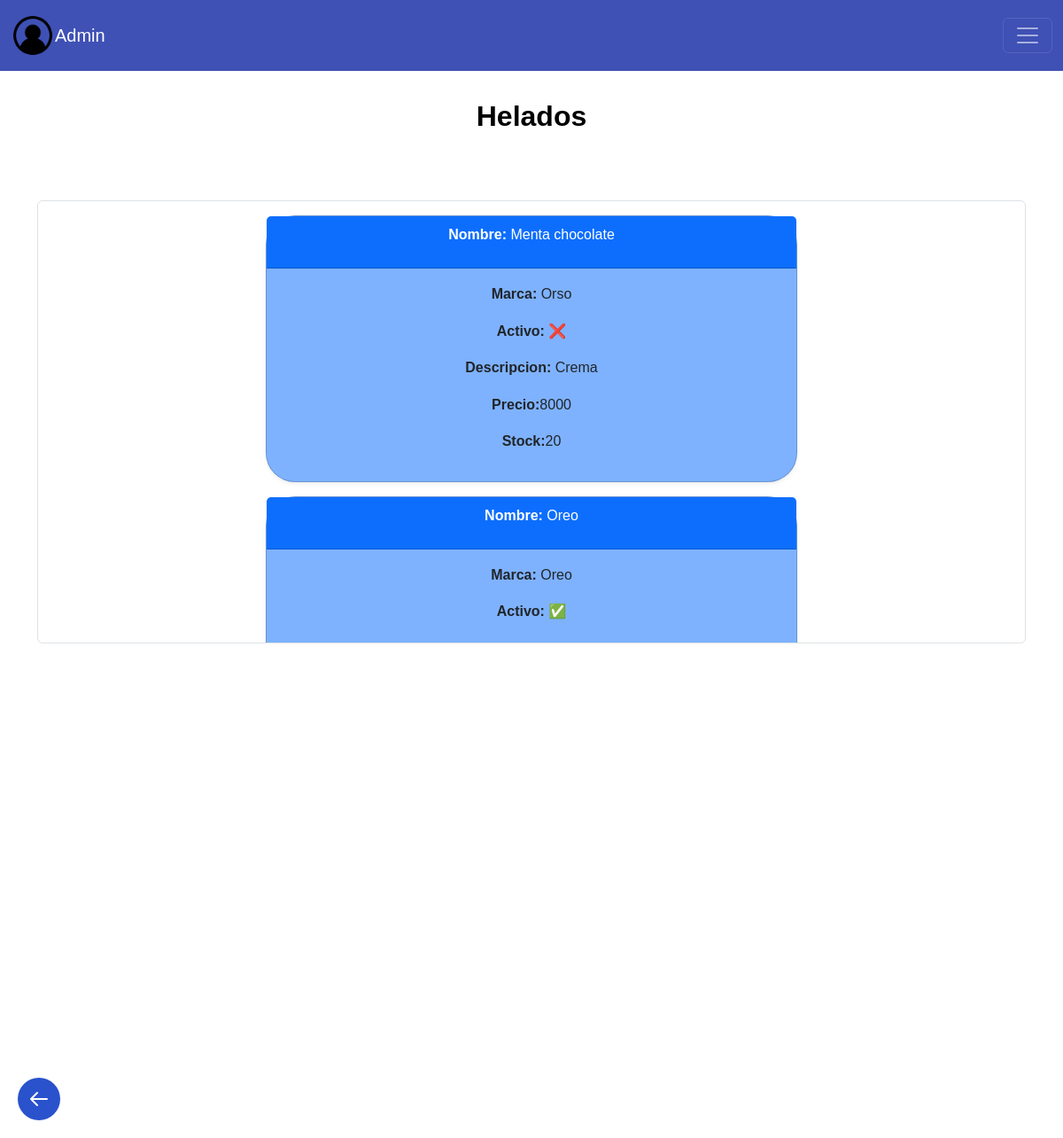
/homeA/inventarioAdmin/helados/, run on the app's committed database.
### helados/models.py (models this page shows, shortened)
class Helado (models.Model):
    marca = models.CharField(max_length=200)
    nombre = models.CharField(max_length=200)
    descripcion = models.CharField(max_length=200)
    activo  = models.BooleanField(default=True)
    valor = models.IntegerField (blank= False)
    stock = models.IntegerField(blank=False, default=0)

### helados/views.py (the view)
# urls.py: path('homeA/inventarioAdmin/helados/', views.mostrarHelados, name='helados'),
def mostrarHelados(request):
    helados = Helado.objects.filter()
    return render(request, 'lista_helados.html', {
        'helados': helados
    })

### helados/frontend/templates/lista_helados.html (shortened to what this page needs)
{% extends 'layouts/base.html' %}
{% block user %}
Admin
{% endblock %}
{% block content %}
    <h2 class="dashboard-heading">Helados</h2>
    <main class="container my-4">
        <div class="scrollspy-example border rounded p-3 d-flex flex-column align-items-center"
        data-bs-spy="scroll"
        data-bs-offset="0"
        tabindex="0"
        style="height: 500px; width: 1600px; ; overflow-y: auto; align-items: center;">
            {% for helado in helados %}
                <a href="{% url 'editarHelado' helado.id %}" class="text-decoration-none w-100" style="max-width: 600px;">
                    <div class="card mb-3 shadow-sm">
                        <div class="card-header bg-primary text-white">
                            <b>Nombre: </b> {{ helado.nombre }}
                        </div>
                        <div class="card-body">
                            <p>
                                <b>Marca: </b> {{ helado.marca }}
                            </p>
                            <p>
                                <b>Activo:</b>
                                {% if helado.activo %}
                                    ✅
                                {% else %}
                                    ❌
                                {% endif %}
                            </p>
                            <p>
                                <b>Descripcion: </b> {{ helado.descripcion }}
                            </p>
                            <p>
                                <b>Precio:</b>{{helado.valor}}
                            </p>
                            <p>
                                <b>Stock:</b>{{helado.stock}}
                            </p>
                        </div>
                    </div>
                </a>
            {% endfor %}
        </div>
    </main>
    <a href="javascript:void(0);" class="back-button" onclick="window.location.href='{% url 'inventarioAdmin' %}';">
        <svg xmlns="http://www.w3.org/2000/svg" fill="none" viewBox="0 0 24 24" stroke="currentColor">
            <path stroke-linecap="round" stroke-linejoin="round" stroke-width="2" d="M10 19l-7-7m0 0l7-7m-7 7h18" />
        </svg>
    </a>
{% endblock %}

### helados/frontend/static/styles/pageOpciones.css (style rules this page uses)
body, html { margin: 0; padding: 0; font-family: Arial, sans-serif; line-height: 1.6; background-color: white; }
main { max-width: 800px; margin: 0 auto; padding: 20px; display: flex; justify-content: space-between; }
h2 { color: #000000; font-size: 1.5em; margin-top: 30px; margin-bottom: 15px; }
.back-button { position: fixed; bottom: 20px; left: 20px; display: flex; align-items: center; justify-content: center; width: 48px; height: 48px; background-color: #2952CC; border-radius: 50%; transition: background-color 0.3s ease; }
.back-button svg { width: 24px; height: 24px; color: white; }

### helados/frontend/static/styles/pageConNavegacion.css (style rules this page uses)
body { padding-top: 88px; margin: 0; font-family: Arial, sans-serif; background-color: white; }
.dashboard-heading { font-size: 32px; font-weight: bold; color: black; padding: 24px 32px 32px; margin: 0; }
h2 { margin: 10px 10px; text-align: center; }
.card { border-radius: 33px; background-color: #7EB2FF; text-align: center; transition: transform 0.2s ease; }

### data on the page
Helado: nombre "Menta chocolate", marca "Orso", descripcion "Crema", valor "8000", stock "20"
Helado: nombre "Oreo", marca "Oreo"
